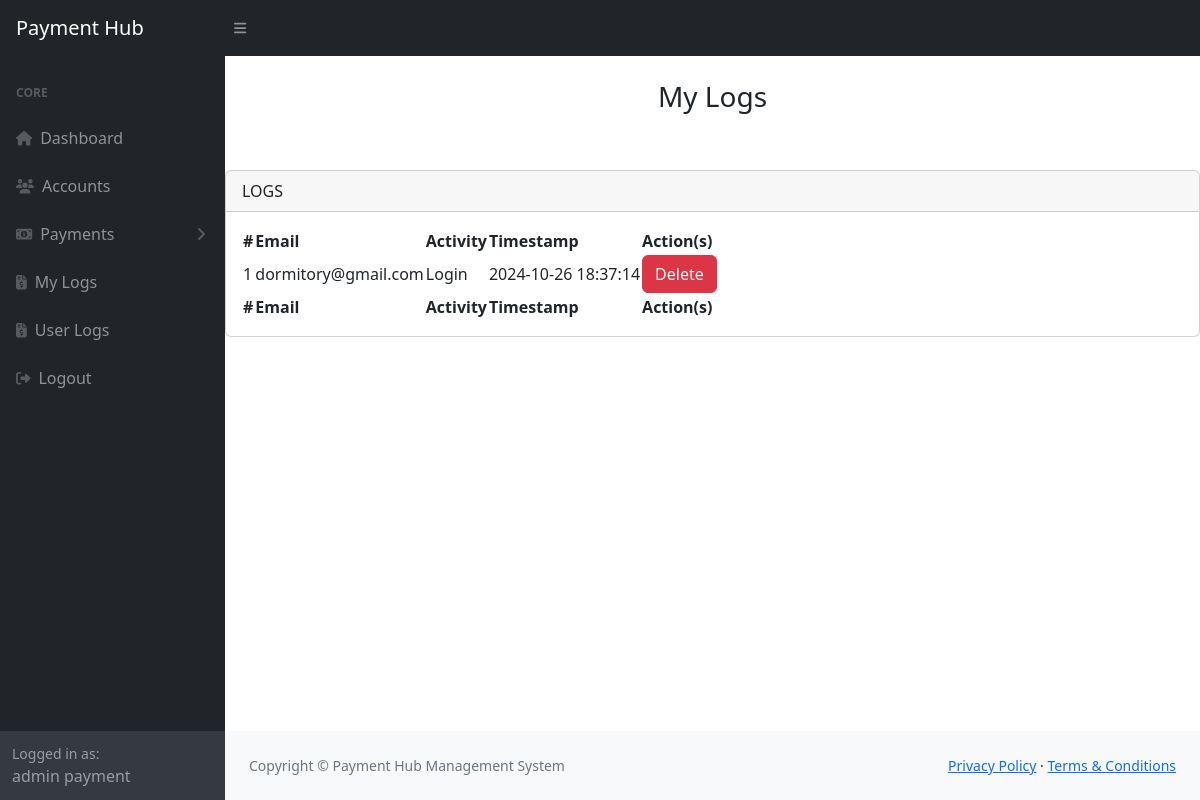
The app's page /admin/dormitory-admin/my-logs.php (signed in) with its own data.
### tables this page shows
CREATE TABLE `accounts` (
  `id` int(11) NOT NULL,
  `image` varchar(255) NOT NULL,
  `name` varchar(80) NOT NULL,
  `email` varchar(100) NOT NULL,
  `password` varchar(100) NOT NULL,
  `user_type` varchar(50) NOT NULL,
  `date_registered` datetime NOT NULL DEFAULT current_timestamp()
);

CREATE TABLE `logs` (
  `id` int(20) NOT NULL,
  `email` varchar(100) NOT NULL,
  `activity_type` varchar(50) NOT NULL,
  `system_type` varchar(60) NOT NULL,
  `timestamp` datetime NOT NULL DEFAULT current_timestamp()
);

### admin/dormitory-admin/my-logs.php (the view, shortened to what this page needs)
<?php
include('dormitory-header.php');
?>
<main>
    <div class="d-flex justify-content-center mt-4">
        <h3>My Logs</h3>
    </div>
    <div class="card mt-5">
        <div class="card-header">
            LOGS
        </div>
        <div class="card-body">
            <table id="datatablesSimple">
                <thead>
                    <tr>
                        <th>#</th>
                        <th>Email</th>
                        <th>Activity</th>
                        <th>Timestamp</th>
                        <th>Action(s)</th>
                    </tr>
                </thead>
                <tfoot>
                    <tr>
                        <th>#</th>
                        <th>Email</th>
                        <th>Activity</th>
                        <th>Timestamp</th>
                        <th>Action(s)</th>
                    </tr>
                </tfoot>
                <tbody>
                    <?php
                    $sql = "SELECT * FROM logs WHERE system_type = 'dormitory admin' ORDER BY id DESC";
                    $result = $connection->query($sql);
                    if ($result->num_rows > 0) {
                        $count = 1;
                        while ($row = $result->fetch_assoc()) {
                            echo "<tr>
                                            <td>{$count}</td>
                                            <td>{$row['email']}</td>
                                            <td>{$row['activity_type']}</td>
                                            <td>{$row['timestamp']}</td>
                                            <td>
                                                <button class='btn btn-danger' onclick='confirmDelete(" . $row['id'] . ")'>Delete</button>
                                            </td>
                                        </tr>";
                            $count++;
                        }
                    } else {
                        echo "<tr><td colspan='5' class='text-center'>No accounts found.</td></tr>";
                    }
                    ?>
                </tbody>
            </table>
        </div>
    </div>
</main>
<?php include("../../components/footer.php"); ?>
<?php include("../../components/scripts.php"); ?>

### admin/dormitory-admin/dormitory-header.php (shortened to what this page needs)
<?php
    $id = $_SESSION['id'];
    include('../../connection/connection.php');
    $sql = "SELECT * FROM accounts WHERE id = $id";
    $result = $connection->query($sql);
    if ($result->num_rows > 0) {
        $user = $result->fetch_assoc();
    } else {
        die('Account not found.');
    }
?>
<!DOCTYPE html>
<html lang="en">
    <head>
        <link href="https://cdn.jsdelivr.net/npm/simple-datatables@7.1.2/dist/style.min.css" rel="stylesheet" />
        <link href="../../css/dashboard.css" rel="stylesheet" />
    </head>
    <body class="sb-nav-fixed">
        <nav class="sb-topnav navbar navbar-expand navbar-dark bg-dark">
            <a class="navbar-brand ps-3" href="dormitory-adminDashboard.php">Payment Hub</a>
            <button class="btn btn-link btn-sm order-1 order-lg-0 me-4 me-lg-0" id="sidebarToggle" href="#!"><i class="fas fa-bars"></i></button>
        </nav>
        <div id="layoutSidenav">
            <div id="layoutSidenav_nav">
                <nav class="sb-sidenav accordion sb-sidenav-dark" id="sidenavAccordion">
                    <div class="sb-sidenav-menu">
                    <div class="nav">
                            <div class="sb-sidenav-menu-heading">Core</div>
                            <a class="nav-link" href="dormitory-adminDashboard.php">
                                <div class="sb-nav-link-icon"><i class="fas fa-home"></i></div>
                                Dashboard
                            </a>
                            <a class="nav-link" href="dormitory-accounts.php">
                                <div class="sb-nav-link-icon"><i class="fas fa-users"></i></div>
                                Accounts
                            </a>
                            <a class="nav-link collapsed" href="#" data-bs-toggle="collapse" data-bs-target="#collapseLayouts" aria-expanded="false" aria-controls="collapseLayouts">
                                <div class="sb-nav-link-icon"><i class="fas fa-money-bill-alt"></i></div>
                                Payments
                                <div class="sb-sidenav-collapse-arrow"><i class="fas fa-angle-down"></i></div>
                            </a>
                            <a class="nav-link" href="my-logs.php">
                                <div class="sb-nav-link-icon"><i class="fas fa-file-invoice-dollar"></i></div>
                                My Logs
                            </a>
                            <a class="nav-link" href="dormitory-userLogs.php">
                                <div class="sb-nav-link-icon"><i class="fas fa-file-invoice-dollar"></i></div>
                                User Logs
                            </a>
                            <a class="nav-link" href="../../logout.php">
                                <div class="sb-nav-link-icon"><i class="fas fa-sign-out-alt"></i></div>
                                Logout
                            </a>
                        </div>
                    </div>
                    <div class="sb-sidenav-footer">
                        <div class="small">Logged in as:</div>
                        <?php echo $user['name']; ?>
                    </div>
                </nav>
            </div>
            <div id="layoutSidenav_content">

### records on screen
accounts: name "admin payment"
logs: email "dormitory@gmail.com", activity_type "Login", timestamp "2024-10-26 18:37:14"
